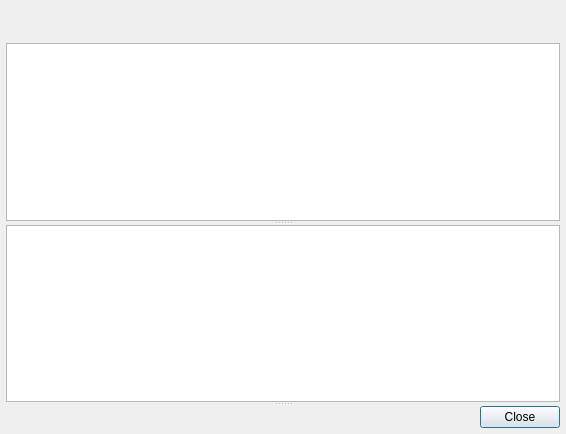
<?xml version="1.0" encoding="UTF-8"?>
<ui version="4.0">
 <class>Dialog</class>
 <widget class="QDialog" name="Dialog">
  <property name="geometry">
   <rect>
    <x>0</x>
    <y>0</y>
    <width>566</width>
    <height>434</height>
   </rect>
  </property>
  <property name="windowTitle">
   <string>Test results</string>
  </property>
  <layout class="QVBoxLayout" name="verticalLayout">
   <property name="leftMargin">
    <number>6</number>
   </property>
   <property name="topMargin">
    <number>6</number>
   </property>
   <property name="rightMargin">
    <number>6</number>
   </property>
   <property name="bottomMargin">
    <number>6</number>
   </property>
   <item>
    <widget class="QToolBar" name="toolBar">
     <property name="iconSize">
      <size>
       <width>16</width>
       <height>16</height>
      </size>
     </property>
     <property name="floatable">
      <bool>false</bool>
     </property>
     <addaction name="actionSaveAll"/>
     <addaction name="actionSaveSelected"/>
     <addaction name="actionOpenTracker"/>
    </widget>
   </item>
   <item>
    <widget class="QSplitter" name="splitter">
     <property name="orientation">
      <enum>Qt::Vertical</enum>
     </property>
     <widget class="QTreeWidget" name="resultsTree">
      <property name="contextMenuPolicy">
       <enum>Qt::CustomContextMenu</enum>
      </property>
      <property name="editTriggers">
       <set>QAbstractItemView::NoEditTriggers</set>
      </property>
      <property name="alternatingRowColors">
       <bool>true</bool>
      </property>
      <attribute name="headerVisible">
       <bool>false</bool>
      </attribute>
      <column>
       <property name="text">
        <string notr="true">1</string>
       </property>
      </column>
     </widget>
     <widget class="QTextBrowser" name="resultText">
      <property name="contextMenuPolicy">
       <enum>Qt::CustomContextMenu</enum>
      </property>
     </widget>
     <widget class="QDialogButtonBox" name="buttonBox">
      <property name="orientation">
       <enum>Qt::Horizontal</enum>
      </property>
      <property name="standardButtons">
       <set>QDialogButtonBox::Close</set>
      </property>
     </widget>
    </widget>
   </item>
  </layout>
  <action name="actionSaveAll">
   <property name="text">
    <string/>
   </property>
   <property name="toolTip">
    <string>Save All Results</string>
   </property>
  </action>
  <action name="actionSaveSelected">
   <property name="text">
    <string/>
   </property>
   <property name="toolTip">
    <string>Save Selected Results</string>
   </property>
  </action>
  <action name="actionOpenTracker">
   <property name="text">
    <string/>
   </property>
   <property name="toolTip">
    <string>Open Issue Page</string>
   </property>
  </action>
 </widget>
 <resources/>
 <connections/>
</ui>
